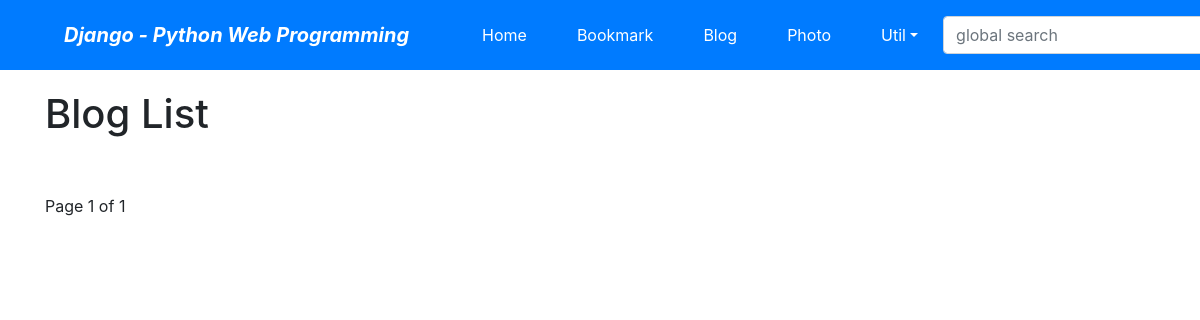
/blog/, run on an earlier commit of the app's database.
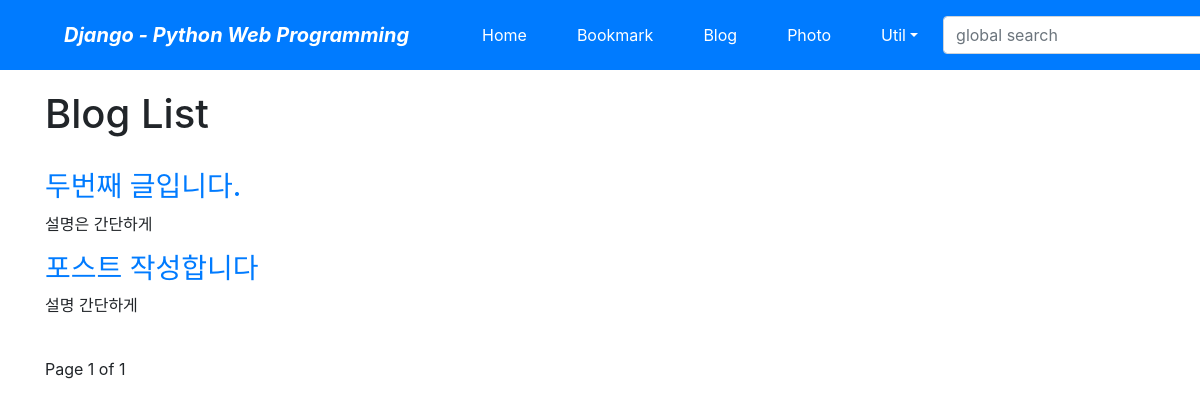
And on a later commit of the database.
### app/blog/models.py (models this page shows, shortened)
class Post(models.Model):
    title = models.CharField('제목', max_length=50)
    slug = models.SlugField('별칭', unique=True, allow_unicode=True, help_text='one word for title alias.')
    description = models.CharField('설명', max_length=100, blank=True, help_text='simple description text')
    content = models.TextField('내용')
    tags = TaggableManager(blank=True)
    created_dt = models.DateTimeField('작성일', auto_now_add=True)
    modify_dt = models.DateTimeField('수정일', auto_now=True)
    class Meta:
        verbose_name = 'post'
        verbose_name_plural = 'posts'
        db_table = 'blog_post'
        ordering = ('-modify_dt',)
    def get_absolute_url(self):
        return reverse('blog:post_detail', args=(self.slug,))

### app/blog/views.py (the view)
# urls.py: path('', views.PostLV.as_view(), name='index'),
class PostLV(ListView):
    model = Post
    template_name = 'blog/post_all.html'
    context_object_name = 'posts'
    paginate_by = 2

### templates/blog/post_all.html (shortened to what this page needs)
{% extends "base.html" %}
{% block content %}
    <h1>Blog List</h1>
    <br>
    {% for post in posts %}
        <h3><a href='{{ post.get_absolute_url }}'>{{ post.title }}</a></h3>
        <p>{{ post.description }}</p>
    {% endfor %}
    <br>
    <div>
        <span>
            Page {{ page_obj.number }} of {{ page_obj.paginator.num_pages }}
        </span>
    </div>
{% endblock %}

### templates/base.html (shortened to what this page needs)
<!DOCTYPE html>
<html lang="ko">
<head>
    <link rel="stylesheet" href="https://stackpath.bootstrapcdn.com/bootstrap/4.3.1/css/bootstrap.min.css">
</head>
<body style="padding-top:90px;">
<nav class="navbar navbar-expand-lg navbar-dark bg-primary fixed-top">
    <span class="navbar-brand mx-5 mb-0 font-weight-bold font-italic">Django - Python Web Programming</span>
    <div class="collapse navbar-collapse" id="navbarSupportedContent">
        <ul class="navbar-nav mr-auto">
            <li class="nav-item mx-1 btn btn-primary">
                <a class="nav-link text-white" href="{% url 'home' %}">Home</a></li>
            <li class="nav-item mx-1 btn btn-primary">
                <a class="nav-link text-white" href="{% url 'bookmark:index' %}">Bookmark</a></li>
            <li class="nav-item mx-1 btn btn-primary">
                <a class="nav-link text-white" href="{% url 'blog:index' %}">Blog</a></li>
            <li class="nav-item mx-1 btn btn-primary">
                <a class="nav-link text-white" href="">Photo</a></li>
            <li class="nav-item dropdown mx-1 btn btn-primary">
                <a class="nav-link dropdown-toggle text-white" href="#" data-toggle="dropdown">Util</a>
            </li>
        </ul>
        <form class="form-inline my-2" action="" method="post"> {% csrf_token %}
            <input class="form-control mr-sm-2" type="search" placeholder="global search" name="search_word">
        </form>
    </div>
</nav>
<div class="container">
    {% block content %}{% endblock %}
</div>
</body>
</html>

What changed in the data, as far as the page shows it:
added Post: title "두번째 글입니다.", description "설명은 간단하게"
added Post: title "포스트 작성합니다", description "설명 간단하게"
